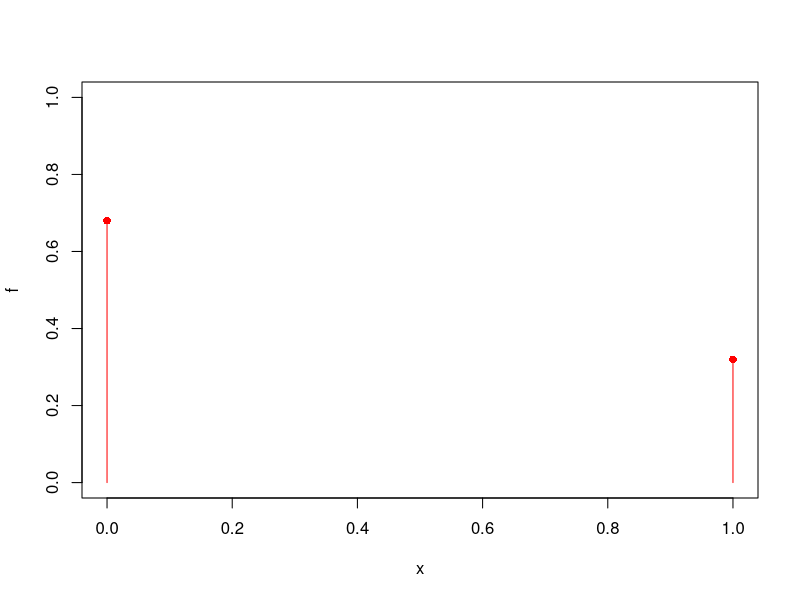
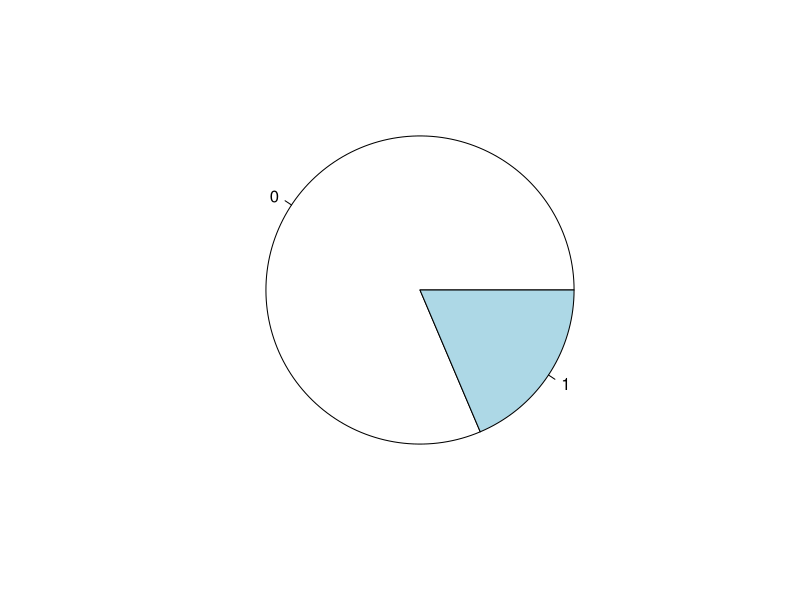
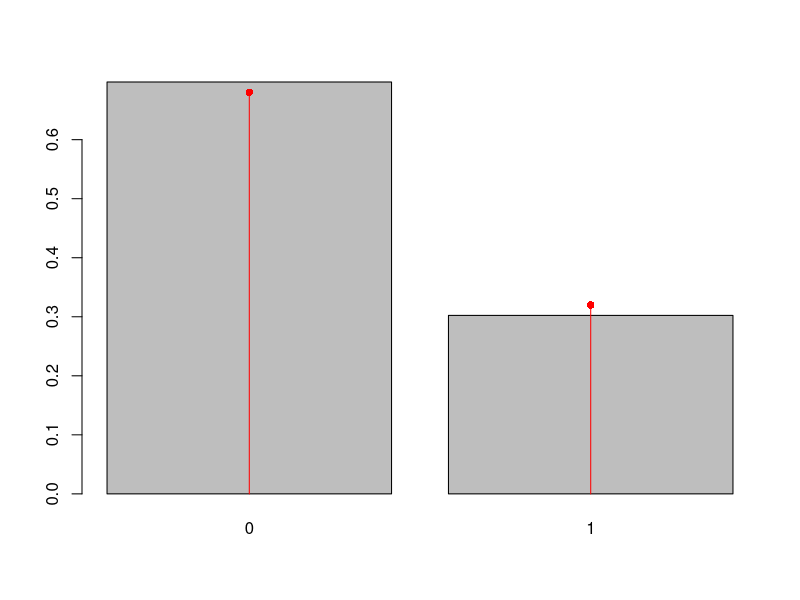
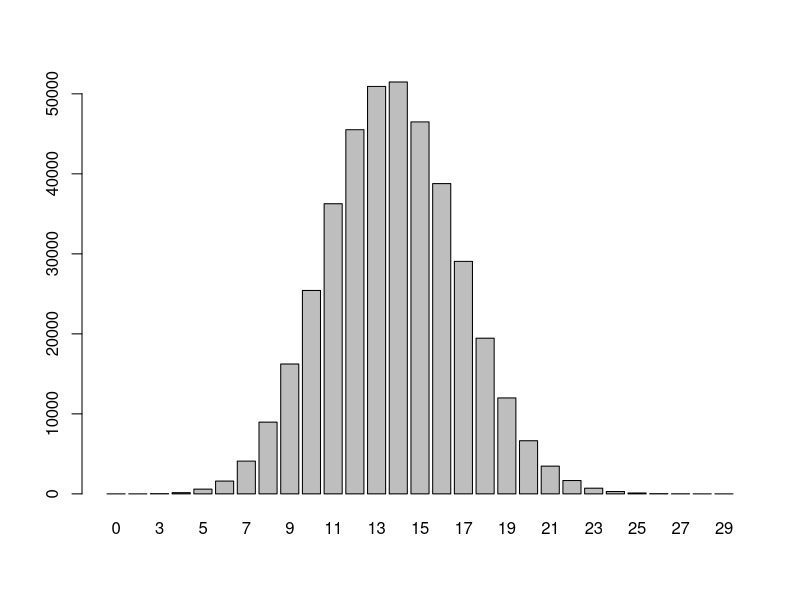

Write R code to recreate these figures, in order.
#ensayo de bernoulli

x<-c(0,1)
f<-c(0.68,0.32)
plot(x, f, type="h", ylim=c(0,1), col="red")
points(x,f,pch=16,col="red")
n<-43 ##saco de la encuesta
muestra<- sample(x,n,f, replace=TRUE)
table(muestra)
pie(table(muestra))
mean(muestra)
muestra<- sample(x,n,f, replace=TRUE)
sum(muestra)
bar<-barplot(table(muestra)/n)
lines(bar, f, type="h", ylim=c(0,1), col="red")
points(bar,f,pch=16,col="red")
##cada vez que run el programa, como es aleatorio el experimento, 
##el resultado varia tambien, por lo tanto, nos preguntamos:
##cual es la prob de que el experimento de x
Y<-function(i){sum(sample(x,n,f, replace=TRUE))}
Y(1)
m<-400000 ##repito 40 veces el experimento i miro hacia donde tiende
barplot(table(sapply(1:m,Y)))
set.seed(123)
encuestas<-sapply(1:m,Y)

frec.rel<-table(encuestas)/m
frec.rel["13"]
##lo anterior hecho es numericamente, ahora lo haremos exacto
dbinom(13,43,0.32) #probablilidad de que pase 13 
#en una encuesta de 43 con ña probabilidad de que de sí sea de 0.32 
dbinom(17,44,0.32) #p(x=17)
pbinom(16,44,0.32) #P(x<17)
